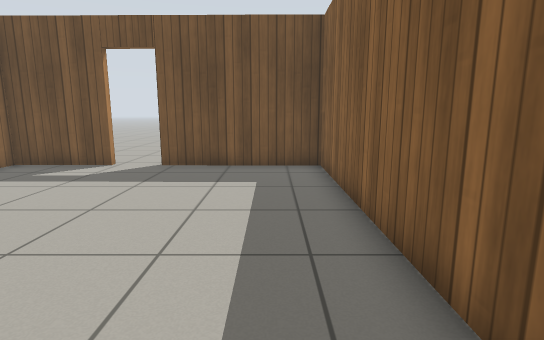
view 1 (above)

12 first-person views from a walk through a world built for the Gazebo simulator. The camera is 0.92 m above the floor, tilts 10° down and sees 80° across. The floor is counted in squares, 0.5 m on a side. Each view is taken from the middle of a square. On the plan, view 1 faces up. The plan holds only what a view shows up to about 17 squares ahead; the rest is blank. Gazebo's built-in surfaces are drawn with simple patterns.

view 2
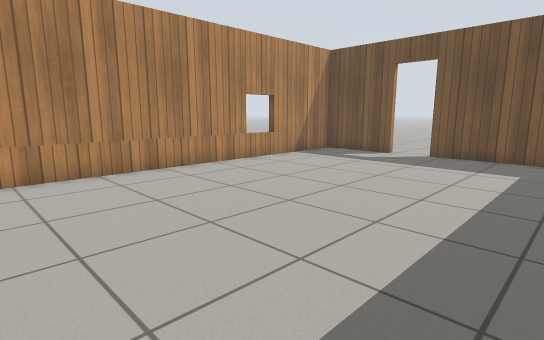

view 3
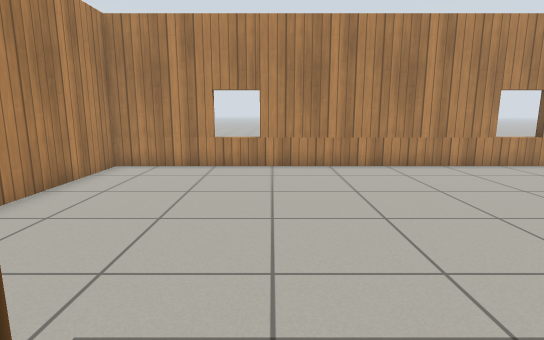

view 4
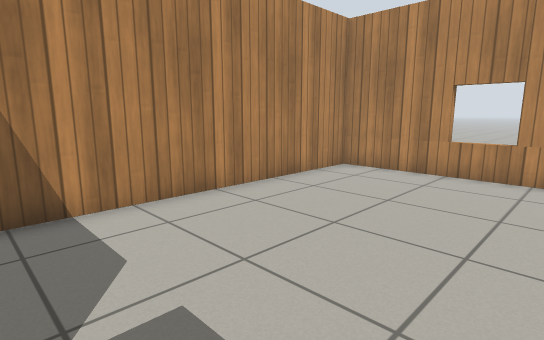

view 5
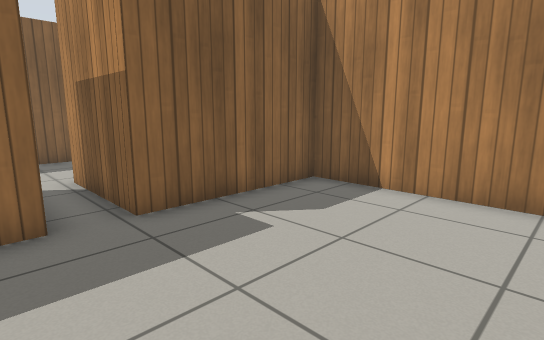

view 6
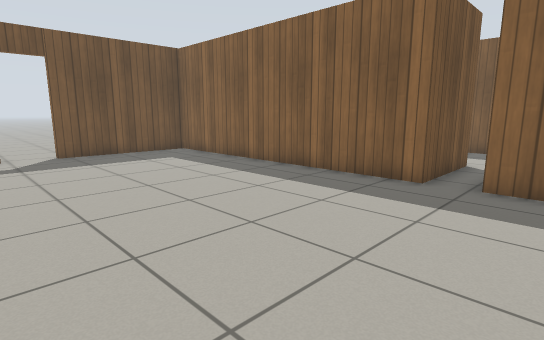

view 7
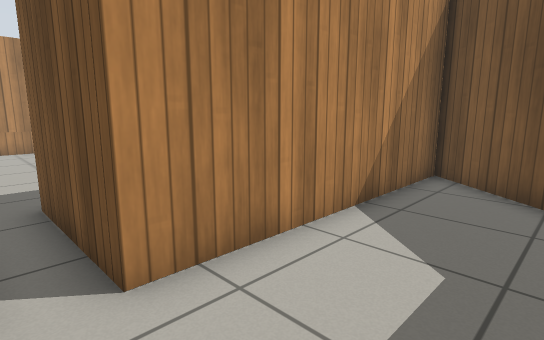

view 8
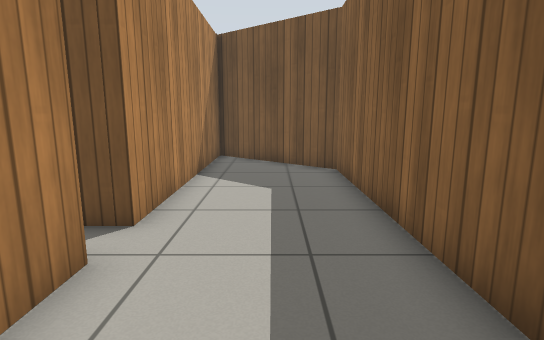

view 9
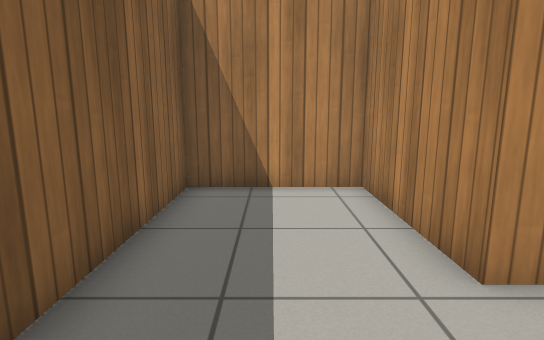

view 10
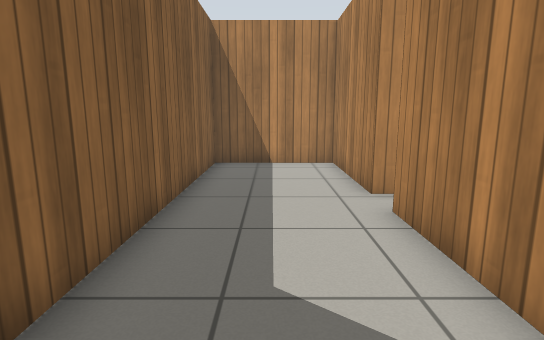

view 11
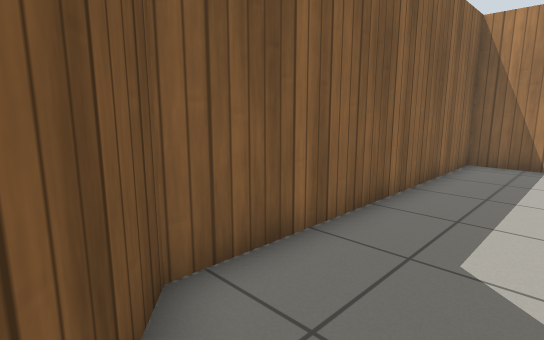

view 12
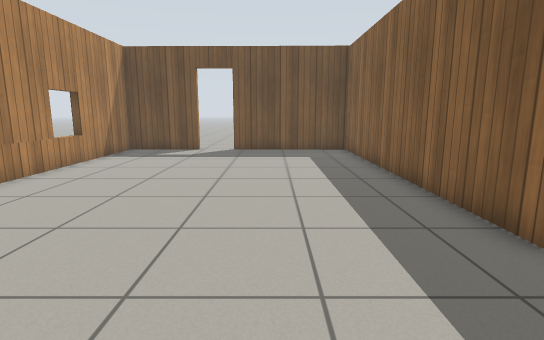

### Floor plan
Points are (right, up) in squares from view 1. A wall is a line through its corners. A room is listed if a view was taken in it or the views show most of it. See-through windows are left out.
Room 1 (views 1, 2, 3, 4, 5, 6, 12)
walls: (5.7, -0.9) (1.7, -0.9) (1.7, 11.3) (-3.9, 11.4); (-5.7, 11.4) (-9.2, 11.4) (-9.2, -7.4) (1.7, -7.4) (1.7, -2.3) (5.7, -2.3)
ways out: opening at (5, -2) to room 2
Room 2 (views 7, 8, 9, 10, 11)
walls: (5.7, -2.3) (5.7, -7) (10.1, -7) (10.1, 4.5) (5.7, 8.1) (5.7, -0.9)
ways out: opening at (5, -2) to room 1

Positions as (right, up) in squares from view 1, and headings:
1: (0, 0), facing up
2: (1, -3), facing up-left
3: (2, -2), facing left
4: (1, -1), facing down-left
5: (-4, 0), facing down-right
6: (-7, -4), facing up-right
7: (9, -2), facing up-left
8: (8, -6), facing up
9: (8, 1), facing down
10: (8, 5), facing down
11: (7, 6), facing down-right
12: (-2, -5), facing up
